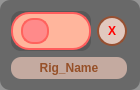
<?xml version="1.0" encoding="UTF-8"?>
<ui version="4.0">
 <class>Form</class>
 <widget class="QWidget" name="Form">
  <property name="geometry">
   <rect>
    <x>0</x>
    <y>0</y>
    <width>140</width>
    <height>90</height>
   </rect>
  </property>
  <property name="sizePolicy">
   <sizepolicy hsizetype="Fixed" vsizetype="Fixed">
    <horstretch>0</horstretch>
    <verstretch>0</verstretch>
   </sizepolicy>
  </property>
  <property name="minimumSize">
   <size>
    <width>140</width>
    <height>90</height>
   </size>
  </property>
  <property name="maximumSize">
   <size>
    <width>140</width>
    <height>90</height>
   </size>
  </property>
  <property name="windowTitle">
   <string>Form</string>
  </property>
  <property name="windowOpacity">
   <double>0.000000000000000</double>
  </property>
  <property name="styleSheet">
   <string notr="true">QWidget {
	background: rgba(75,75,75,150);
	border-radius: 10px;
}
</string>
  </property>
  <layout class="QGridLayout" name="gridLayout">
   <item row="0" column="0">
    <widget class="QSlider" name="horizontalSlider">
     <property name="sizePolicy">
      <sizepolicy hsizetype="Fixed" vsizetype="Fixed">
       <horstretch>0</horstretch>
       <verstretch>0</verstretch>
      </sizepolicy>
     </property>
     <property name="minimumSize">
      <size>
       <width>80</width>
       <height>40</height>
      </size>
     </property>
     <property name="maximumSize">
      <size>
       <width>80</width>
       <height>40</height>
      </size>
     </property>
     <property name="styleSheet">
      <string notr="true">QSlider::groove:horizontal {
    border: 2px solid rgb(255, 93, 93);
	border-radius: 18px;
    height: 34; 
    background: rgb(255, 181, 156);
}

QSlider::handle:horizontal {
    background: rgb(255, 138, 138);
    border: 2px solid rgb(255, 98, 93);
    border-radius: 12px;
    width: 24px;
	height: 24px;
    margin: 4px 8px;
}</string>
     </property>
     <property name="maximum">
      <number>1</number>
     </property>
     <property name="pageStep">
      <number>1</number>
     </property>
     <property name="orientation">
      <enum>Qt::Horizontal</enum>
     </property>
     <property name="invertedAppearance">
      <bool>false</bool>
     </property>
     <property name="invertedControls">
      <bool>false</bool>
     </property>
    </widget>
   </item>
   <item row="0" column="1">
    <widget class="QPushButton" name="pushButton">
     <property name="sizePolicy">
      <sizepolicy hsizetype="Fixed" vsizetype="Fixed">
       <horstretch>0</horstretch>
       <verstretch>0</verstretch>
      </sizepolicy>
     </property>
     <property name="minimumSize">
      <size>
       <width>30</width>
       <height>30</height>
      </size>
     </property>
     <property name="maximumSize">
      <size>
       <width>30</width>
       <height>30</height>
      </size>
     </property>
     <property name="font">
      <font>
       <weight>75</weight>
       <bold>true</bold>
      </font>
     </property>
     <property name="styleSheet">
      <string notr="true">QPushButton {
	color: red;
	background: rgb(225, 200, 190);
	border: 2px solid rgb(150, 80, 50);
	border-radius: 15px;
}

QPushButton:hover {
	font: 75 9pt &quot;MS Shell Dlg 2&quot;;
	background: rgb(115,115,115);
}

QPushButton:pressed {
	color: #e3e3e3;
	border-color: #e3e3e3;
    background-color: #f95959;
}</string>
     </property>
     <property name="text">
      <string>X</string>
     </property>
    </widget>
   </item>
   <item row="1" column="0" colspan="2">
    <widget class="QLabel" name="label">
     <property name="font">
      <font>
       <weight>75</weight>
       <bold>true</bold>
      </font>
     </property>
     <property name="styleSheet">
      <string notr="true">QLabel {
	color: rgb(150, 80, 40);
	background: rgba(255, 213, 196, 155);
	border-radius: 10px;
}</string>
     </property>
     <property name="text">
      <string>Rig_Name</string>
     </property>
     <property name="alignment">
      <set>Qt::AlignCenter</set>
     </property>
    </widget>
   </item>
  </layout>
 </widget>
 <resources/>
 <connections/>
</ui>
